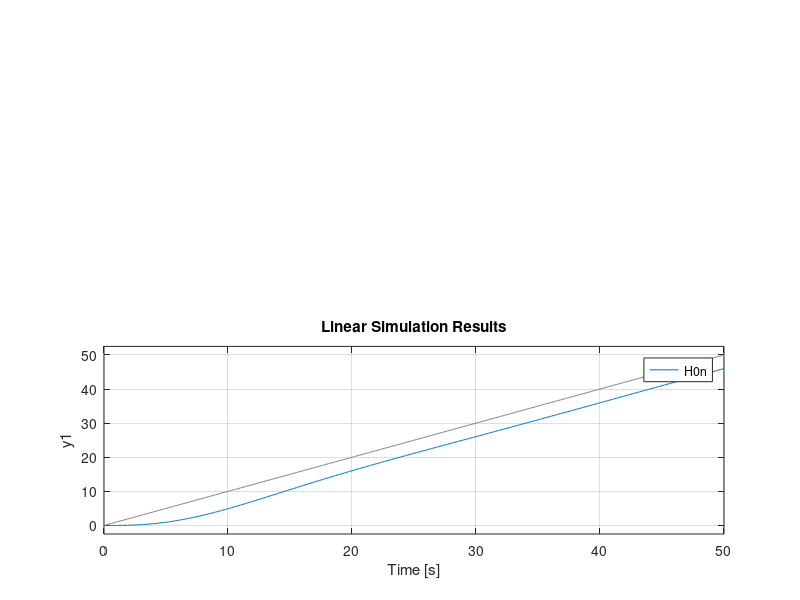
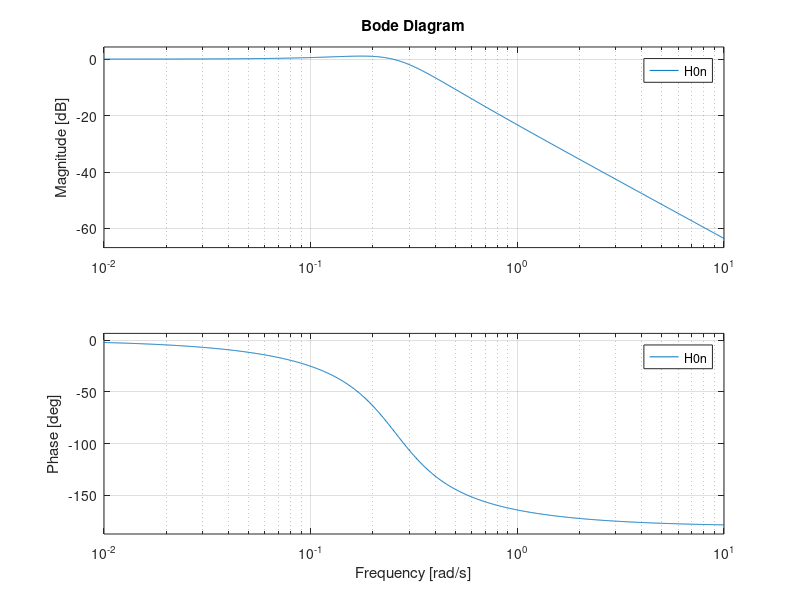

The MATLAB source for these figures, in order:
%a)
Hf=tf([2],[2 1 0]);

%cerinte
estp=0;
tr=30;
sigma=0.15;
cv=0.2;
wb=2;

%rezolvare
zeta=-log(sigma)/sqrt(pi^2+(log(sigma))^2);
wn=4/(tr*zeta);
cv=wn/(2*zeta);
estv=1/cv;
wb=wn*sqrt(1-2*zeta^2+sqrt(2-4*zeta^2+4*zeta^4));
H0=tf(wn^2, [1 2*zeta*wn wn^2]);

Hc=1/Hf*H0/(1-H0);
Hc=minreal(Hc)

H0n=feedback(series(Hc,Hf),1);
subplot(2,1,1)
step(H0n)
t=0:0.1:50;
subplot(2,1,2)
lsim(H0n,t,t)

figure
bode(H0n)
